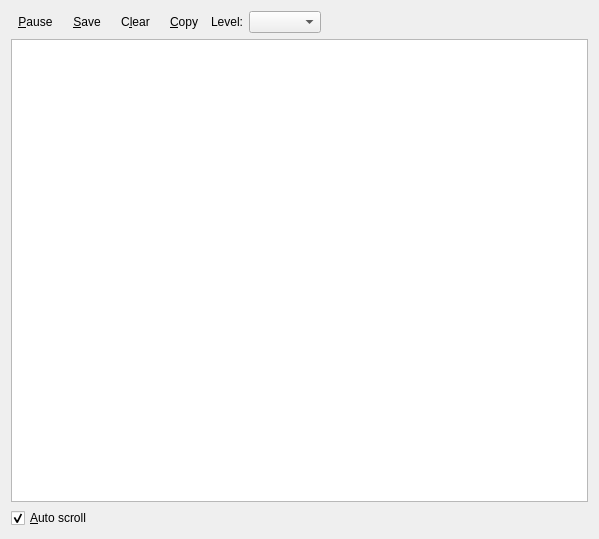
<?xml version="1.0" encoding="UTF-8"?>
<ui version="4.0">
 <class>LogWindow</class>
 <widget class="QDialog" name="LogWindow">
  <property name="geometry">
   <rect>
    <x>0</x>
    <y>0</y>
    <width>599</width>
    <height>539</height>
   </rect>
  </property>
  <property name="windowTitle">
   <string>Log window</string>
  </property>
  <layout class="QVBoxLayout" name="verticalLayout">
   <item>
    <layout class="QHBoxLayout" name="horizontalLayout">
     <item>
      <widget class="QToolButton" name="toolButtonPause">
       <property name="text">
        <string>&amp;Pause</string>
       </property>
       <property name="icon">
        <iconset resource="QsLogDestWindow.qrc">
         <normaloff>:/QsLogDestWindow/images/icon-pause-16.png</normaloff>:/QsLogDestWindow/images/icon-pause-16.png</iconset>
       </property>
       <property name="toolButtonStyle">
        <enum>Qt::ToolButtonTextBesideIcon</enum>
       </property>
       <property name="autoRaise">
        <bool>true</bool>
       </property>
      </widget>
     </item>
     <item>
      <widget class="QToolButton" name="toolButtonSave">
       <property name="text">
        <string>&amp;Save</string>
       </property>
       <property name="icon">
        <iconset resource="QsLogDestWindow.qrc">
         <normaloff>:/QsLogDestWindow/images/icon-save-16.png</normaloff>:/QsLogDestWindow/images/icon-save-16.png</iconset>
       </property>
       <property name="toolButtonStyle">
        <enum>Qt::ToolButtonTextBesideIcon</enum>
       </property>
       <property name="autoRaise">
        <bool>true</bool>
       </property>
      </widget>
     </item>
     <item>
      <widget class="QToolButton" name="toolButtonClear">
       <property name="text">
        <string>C&amp;lear</string>
       </property>
       <property name="icon">
        <iconset resource="QsLogDestWindow.qrc">
         <normaloff>:/QsLogDestWindow/images/icon-clear-16.png</normaloff>:/QsLogDestWindow/images/icon-clear-16.png</iconset>
       </property>
       <property name="toolButtonStyle">
        <enum>Qt::ToolButtonTextBesideIcon</enum>
       </property>
       <property name="autoRaise">
        <bool>true</bool>
       </property>
      </widget>
     </item>
     <item>
      <widget class="QToolButton" name="toolButtonCopy">
       <property name="text">
        <string>&amp;Copy</string>
       </property>
       <property name="icon">
        <iconset resource="QsLogDestWindow.qrc">
         <normaloff>:/QsLogDestWindow/images/icon-copy-16.png</normaloff>:/QsLogDestWindow/images/icon-copy-16.png</iconset>
       </property>
       <property name="toolButtonStyle">
        <enum>Qt::ToolButtonTextBesideIcon</enum>
       </property>
       <property name="autoRaise">
        <bool>true</bool>
       </property>
      </widget>
     </item>
     <item>
      <widget class="QLabel" name="label">
       <property name="text">
        <string>Level:</string>
       </property>
      </widget>
     </item>
     <item>
      <widget class="QComboBox" name="comboBoxLevel"/>
     </item>
     <item>
      <spacer name="horizontalSpacer">
       <property name="orientation">
        <enum>Qt::Horizontal</enum>
       </property>
       <property name="sizeHint" stdset="0">
        <size>
         <width>40</width>
         <height>20</height>
        </size>
       </property>
      </spacer>
     </item>
    </layout>
   </item>
   <item>
    <widget class="QTableView" name="tableViewMessages">
     <property name="autoScroll">
      <bool>false</bool>
     </property>
     <property name="alternatingRowColors">
      <bool>true</bool>
     </property>
     <property name="showGrid">
      <bool>false</bool>
     </property>
     <property name="wordWrap">
      <bool>false</bool>
     </property>
     <attribute name="verticalHeaderVisible">
      <bool>false</bool>
     </attribute>
    </widget>
   </item>
   <item>
    <layout class="QHBoxLayout" name="horizontalLayout_2">
     <item>
      <widget class="QCheckBox" name="checkBoxAutoScroll">
       <property name="text">
        <string>&amp;Auto scroll</string>
       </property>
       <property name="checked">
        <bool>true</bool>
       </property>
      </widget>
     </item>
     <item>
      <spacer name="horizontalSpacer_2">
       <property name="orientation">
        <enum>Qt::Horizontal</enum>
       </property>
       <property name="sizeHint" stdset="0">
        <size>
         <width>40</width>
         <height>20</height>
        </size>
       </property>
      </spacer>
     </item>
    </layout>
   </item>
  </layout>
 </widget>
 <tabstops>
  <tabstop>toolButtonPause</tabstop>
  <tabstop>toolButtonSave</tabstop>
  <tabstop>toolButtonClear</tabstop>
  <tabstop>toolButtonCopy</tabstop>
  <tabstop>comboBoxLevel</tabstop>
  <tabstop>tableViewMessages</tabstop>
  <tabstop>checkBoxAutoScroll</tabstop>
 </tabstops>
 <resources>
  <include location="QsLogDestWindow.qrc"/>
 </resources>
 <connections/>
</ui>
